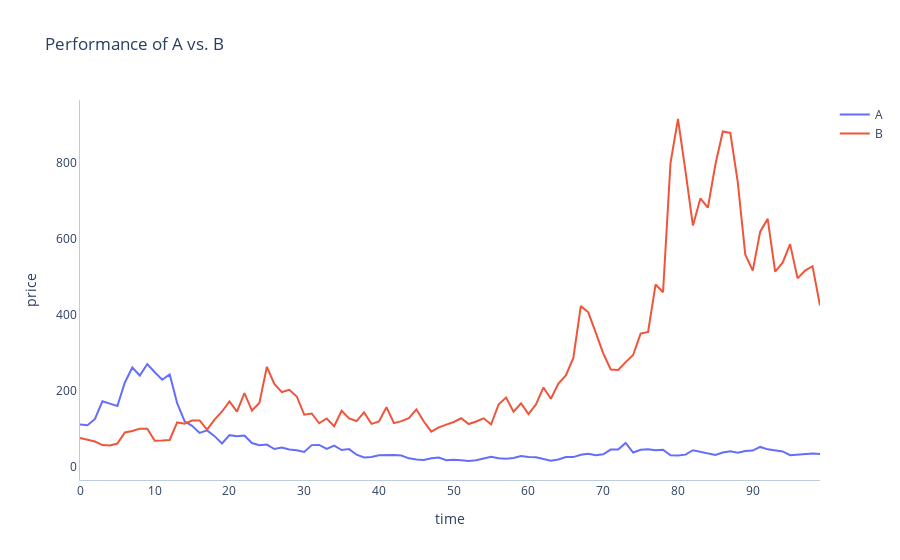

Notebook source saved alongside this figure:
### Code cell
import plotly.graph_objects as go
import numpy as np
import pandas as pd
np.random.seed(42)

# Simulate data
returns_A = np.random.normal(0.01, 0.2, 100)
returns_B = np.random.normal(0.01, 0.2, 100)
returns = np.append(returns_A, returns_B)

prices_A = 100 * np.exp(returns_A.cumsum())
prices_B = 100 * np.exp(returns_B.cumsum())
prices = np.append(prices_A, prices_B)

companies = ["A"] * 100 + ["B"] * 100
time = np.append(np.arange(100), np.arange(100))

df = pd.DataFrame({
    "company": companies,
    "time": time,
    "price": prices,
    "returns": returns
})

# Build graph
layout = go.Layout(
    title="Performance of A vs. B",    
    plot_bgcolor="#FFFFFF",
    legend=dict(
        # Adjust click behavior
        itemclick="toggleothers",
        itemdoubleclick="toggle",
    ),
    xaxis=dict(
        title="time",
        linecolor="#BCCCDC",
    ),
    yaxis=dict(
        title="price",
        linecolor="#BCCCDC"
    )
)

data = []
for company in ["A", "B"]:
    time = df.loc[df.company == company, "time"]
    price = df.loc[df.company == company, "price"]
    returns = df.loc[df.company == company, "returns"]
    line_chart = go.Scatter(
        x=time,
        y=price,
        name=company
    )
    data.append(line_chart)

fig = go.Figure(data=data, layout=layout)
fig.show(config={"displayModeBar": False, "showTips": False}) # Remove floating menu and unnecesary dialog box

### Figure 1 — Plotly figure (JSON) as saved in the notebook; plotly's stock layout.template omitted (floating-point values rounded to 4 significant figures)
{"data": [{"name": "A", "type": "scatter", "x": [0, 1, 2, 3, 4, 5, 6, 7, 8, 9, 10, 11, 12, 13, 14, 15, 16, 17, 18, 19, 20, 21, 22, 23, 24, 25, 26, 27, 28, 29, 30, 31, 32, 33, 34, 35, 36, 37, 38, 39, 40, 41, 42, 43, 44, 45, 46, 47, 48, 49, 50, 51, 52, 53, 54, 55, 56, 57, 58, 59, 60, 61, 62, 63, 64, 65, 66, 67, 68, 69, 70, 71, 72, 73, 74, 75, 76, 77, 78, 79, 80, 81, 82, 83, 84, 85, 86, 87, 88, 89, 90, 91, 92, 93, 94, 95, 96, 97, 98, 99], "y": [111.6, 109.6, 126.0, 172.6, 166.4, 160.3, 222.1, 261.6, 240.5, 270.8, 249.3, 229.4, 243.2, 167.5, 119.8, 108.2, 89.23, 95.97, 80.84, 61.56, 83.35, 80.48, 82.39, 62.58, 56.69, 58.55, 46.98, 51.15, 45.82, 43.65, 39.09, 57.19, 57.61, 47.09, 56.07, 44.37, 46.72, 31.89, 24.7, 25.95, 30.38, 31.75, 31.34, 29.81, 22.4, 19.59, 18.05, 22.52, 24.36, 17.3, 18.64, 17.43, 15.38, 17.55, 21.79, 26.51, 22.64, 21.5, 23.2, 28.48, 26.14, 25.44, 20.6, 16.38, 19.46, 25.78, 25.67, 31.69, 34.41, 30.54, 33.16, 45.56, 45.69, 63.11, 37.75, 44.94, 46.19, 43.94, 45.21, 30.68, 29.66, 32.18, 43.68, 39.77, 34.17, 31.22, 37.87, 40.85, 37.11, 41.54, 42.78, 52.45, 46.03, 43.55, 40.67, 30.65, 32.85, 34.96, 35.35, 34.06]}, {"name": "B", "type": "scatter", "x": [0, 1, 2, 3, 4, 5, 6, 7, 8, 9, 10, 11, 12, 13, 14, 15, 16, 17, 18, 19, 20, 21, 22, 23, 24, 25, 26, 27, 28, 29, 30, 31, 32, 33, 34, 35, 36, 37, 38, 39, 40, 41, 42, 43, 44, 45, 46, 47, 48, 49, 50, 51, 52, 53, 54, 55, 56, 57, 58, 59, 60, 61, 62, 63, 64, 65, 66, 67, 68, 69, 70, 71, 72, 73, 74, 75, 76, 77, 78, 79, 80, 81, 82, 83, 84, 85, 86, 87, 88, 89, 90, 91, 92, 93, 94, 95, 96, 97, 98, 99], "y": [76.1, 70.67, 66.65, 57.34, 56.08, 61.41, 90.45, 94.6, 100.6, 100.1, 68.89, 69.22, 70.76, 117.0, 113.7, 122.0, 122.3, 97.82, 124.2, 145.8, 172.5, 145.2, 194.2, 148.2, 168.3, 263.5, 218.3, 196.9, 202.9, 185.3, 137.2, 140.5, 114.8, 127.5, 107.1, 147.5, 127.4, 120.6, 143.4, 113.2, 119.7, 157.0, 115.0, 120.5, 128.2, 151.4, 119.4, 92.62, 103.8, 111.3, 118.2, 128.0, 112.8, 119.4, 127.8, 111.9, 164.2, 182.3, 145.1, 167.1, 138.9, 164.2, 209.1, 179.3, 219.6, 240.8, 286.7, 423.2, 407.0, 353.6, 298.9, 256.5, 255.1, 275.8, 294.5, 350.9, 355.4, 480.1, 459.9, 800.3, 916.1, 779.5, 635.6, 707.0, 682.9, 795.6, 883.4, 879.4, 749.8, 559.4, 516.8, 619.5, 653.1, 514.2, 537.6, 586.5, 496.4, 517.1, 528.4, 424.6]}], "layout": {"legend": {"itemclick": "toggleothers", "itemdoubleclick": "toggle"}, "plot_bgcolor": "#FFFFFF", "title": {"text": "Performance of A vs. B"}, "xaxis": {"linecolor": "#BCCCDC", "title": {"text": "time"}}, "yaxis": {"linecolor": "#BCCCDC", "title": {"text": "price"}}}}
